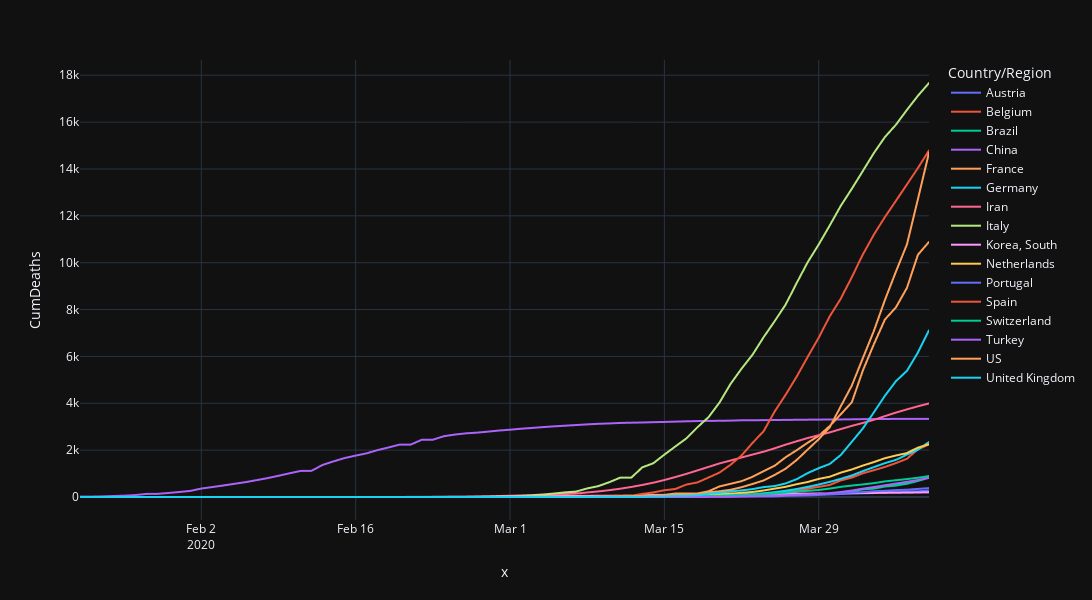

The code cell stored with this chart in its notebook:
### Code cell
px.line(allData_filtered, x=allData_filtered.index, y='CumDeaths', color='Country/Region', width=1200, height=600)
# px.line(df2, x=df2.index, y=df2.values[:, 1])
# px.line(df2, x=df2.index, y=df2.values[:, 2])
